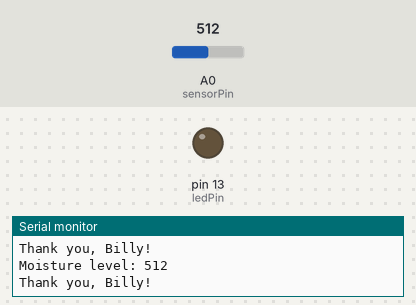
This sketch was run on a simulated Arduino Uno, built with avr-gcc and run on an emulated ATmega328P. Shown: output pins drawn as LEDs (lit = HIGH), the last lines printed to the serial monitor. Inputs (shaded band) come from the test bench; at power-on: A0 (sensorPin) = 512.

Above: at 1.8 s.
1.9 s: A0 (sensorPin) set to 409
3.4 s: A0 (sensorPin) set to 390
At 4.9 s:
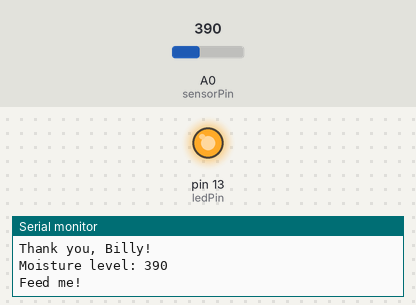
5.5 s: A0 (sensorPin) set to 410
At 6.5 s:
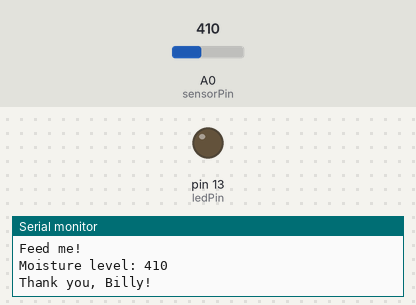
7.5 s: A0 (sensorPin) set to 306
At 9.2 s:
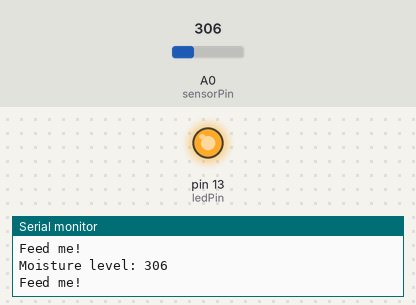
Timing chart, 0 to 10.5 s (numbered marks = the images above; inputs shaded):
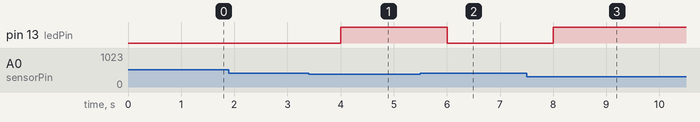

Measured:
- the behaviour switches between 400 and 399 on A0 (sensorPin) (found by bisection; images 0 and 1)
- after the input at 3.4 s, pin 13 (ledPin): LOW → HIGH after 0.60 s
- after the input at 5.5 s, pin 13 (ledPin): HIGH → LOW after 0.50 s
- after the input at 7.5 s, pin 13 (ledPin): LOW → HIGH after 0.51 s

The sketch:

clab1-arduino.ino
```cpp
const int sensorPin = A0;    // Analog pin connected to the nail sensor
const int ledPin = 13;       // Digital pin connected to the LED
const int threshold = 400;   // Dry (< 400) and wet (>= 400) threshold

void setup() {
  pinMode(ledPin, OUTPUT);
  Serial.begin(9600);
}

void loop() {
  int value = analogRead(sensorPin);
  Serial.print("Moisture level: ");
  Serial.println(value);

  if (value < threshold) {
    digitalWrite(ledPin, HIGH); // Dry condition — turn LED ON
    Serial.println("Feed me!");
  } else {
    digitalWrite(ledPin, LOW); // Wet enough — turn LED OFF
    Serial.println("Thank you, Billy!");
  }

  delay(1000);
}
```
